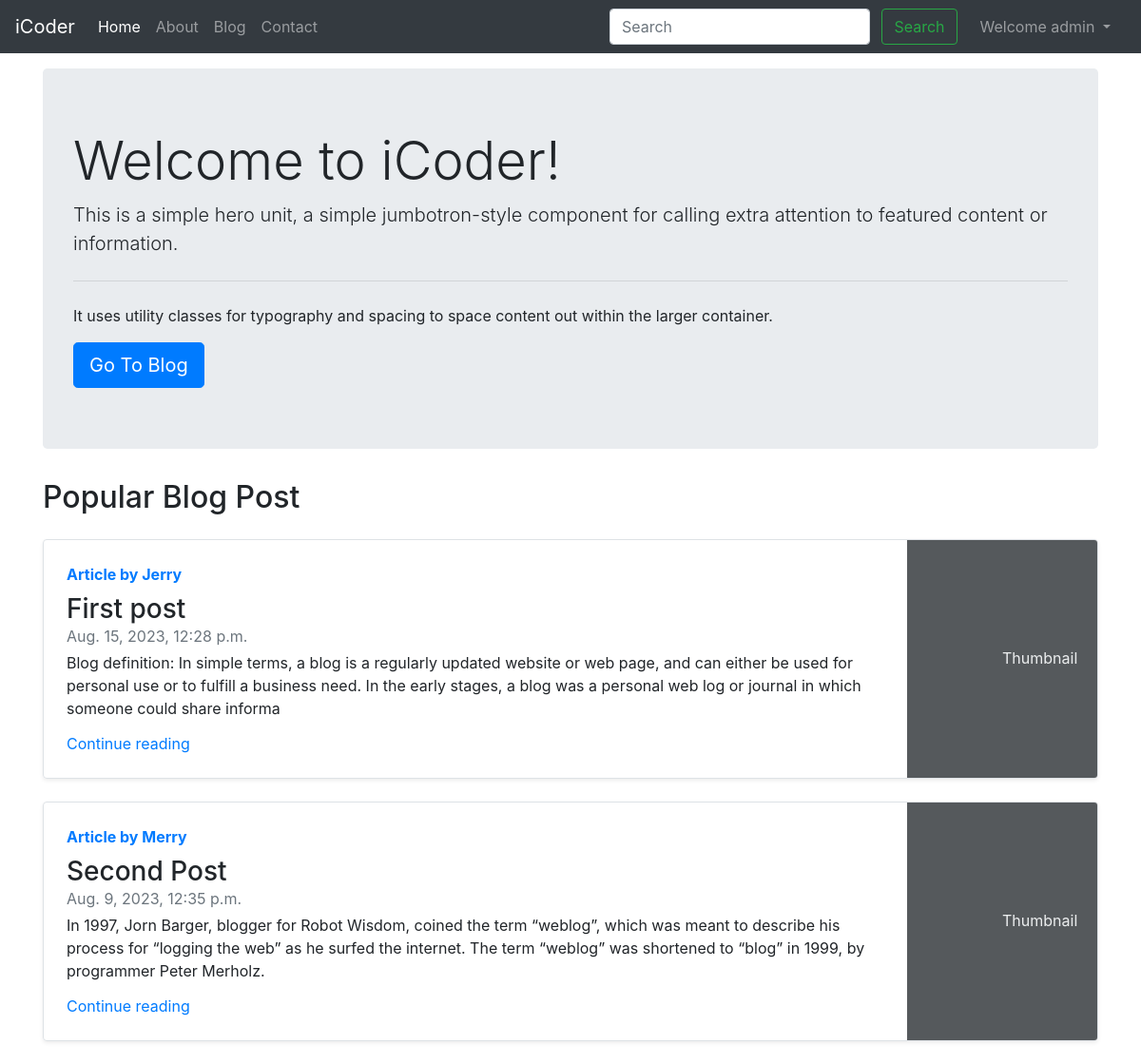
The app's page / (signed in) with its own data.
### blog/models.py (models this page shows)
class Post(models.Model):
    sno = models.AutoField(primary_key=True)
    title = models.CharField(max_length=255)
    content = models.TextField(max_length=255)
    author = models.CharField(max_length=25)
    slug = models.CharField(max_length=130)
    views = models.IntegerField(default=0)
    timeStamp = models.DateTimeField(blank=True)
    def __str__(self):
        return self.title

### home/views.py (the view)
# urls.py: path('', views.home, name='home'),
def home(request):
    allPosts = Post.objects.all()
    print(allPosts)
    context = {'allPosts': allPosts}
    return render(request, 'home/home.html', context)

### templates/home/home.html (shortened to what this page needs)
{% extends 'base.html' %}
{% block homeactive %}active{% endblock homeactive %}
{% block body %}
<div class="container my-3">
    <div class="jumbotron">
        <h1 class="display-4">Welcome to iCoder!</h1>
        <p class="lead">This is a simple hero unit, a simple jumbotron-style component for calling extra attention to featured content or information.</p>
        <hr class="my-4">
        <p>It uses utility classes for typography and spacing to space content out within the larger container.</p>
        <a class="btn btn-primary btn-lg" href="/blog" role="button">Go To Blog</a>
  </div>
</div>
<div class="container">
    <h2>Popular Blog Post</h2>
    {% for post in allPosts %}
      <div class="row no-gutters border rounded overflow-hidden flex-md-row my-4 shadow-sm h-md-250 position-relative">
          <div class="col p-4 d-flex flex-column position-static">
            <strong class="d-inline-block mb-2 text-primary">Article by {{ post.author }}</strong>
            <h3 class="mb-0">{{ post.title }}</h3>
            <div class="mb-1 text-muted">{{ post.timeStamp }}</div>
            <p class="card-text mb-auto">{{ post.content }}</p>
            <a href="#" class="stretched-link">Continue reading</a>
          </div>
          <div class="col-auto d-none d-lg-block">
            <svg class="bd-placeholder-img" width="200" height="250" xmlns="http://www.w3.org/2000/svg" preserveAspectRatio="xMidYMid slice" focusable="false" role="img" aria-label="Placeholder: Thumbnail"><title>Placeholder</title><rect width="100%" height="100%" fill="#55595c"></rect><text x="50%" y="50%" fill="#eceeef" dy=".3em">Thumbnail</text></svg>
          </div>
      </div>
    {% endfor %}
</div>
{% endblock body %}

### templates/base.html (shortened to what this page needs)
<!doctype html>
<html lang="en">
  <head>
    <link rel="stylesheet" href="https://cdn.jsdelivr.net/npm/bootstrap@4.4.1/dist/css/bootstrap.min.css">
  </head>
  <body>
    <nav class="navbar navbar-expand-lg navbar-dark bg-dark">
        <a class="navbar-brand" href="/">iCoder</a>
        <div class="collapse navbar-collapse" id="navbarSupportedContent">
          <ul class="navbar-nav mr-auto">
            <li class="nav-item {% block homeactive %}{% endblock homeactive %}">
              <a class="nav-link" href="/">Home <span class="sr-only">(current)</span></a>
            </li>
            <li class="nav-item {% block aboutactive %}{% endblock aboutactive %}">
              <a class="nav-link" href="/about">About</a>
            </li>
            <li class="nav-item {% block blogactive %}{% endblock blogactive %}">
              <a class="nav-link" href="/blog">Blog</a>
            </li>
            <li class="nav-item {% block contactactive %}{% endblock contactactive %}">
              <a class="nav-link" href="/contact">Contact</a>
            </li>
          </ul>
          <div class="ml-auto form-inline ">
            <form method="get" action="/search" class="my-2 my-lg-0 mx-3">
              <input class="form-control mr-sm-2" type="search" placeholder="Search" aria-label="Search"  name="query"  id="query">
              <button class="btn btn-outline-success my-2 my-sm-0" type="submit">Search</button>
            </form>
            {% if user.is_authenticated %}
            <ul class="navbar-nav mr-2">
              <li class="nav-item dropdown">
                <a class="nav-link dropdown-toggle" href="#" id="navbarDropdown" role="button" data-toggle="dropdown" aria-haspopup="true" aria-expanded="false">
                  Welcome {{ request.user }}
                </a>
              </li>
            </ul>
          {% endif %}
        </div>
        </div>
      </nav>
      {% block body %}{% endblock body %}
  </body>
</html>

### records on screen
Post: author "Jerry", title "First post", timeStamp "Aug. 15, 2023, 12:28 p.m.", content "Blog definition: In simple terms, a blog is a regularly updated website or web page, and can either be used for personal use or to fulfill a business need. In the early stages, a blog was a personal web log or journal in which someone could share informa"
Post: author "Merry", title "Second Post", timeStamp "Aug. 9, 2023, 12:35 p.m.", content "In 1997, Jorn Barger, blogger for Robot Wisdom, coined the term “weblog”, which was meant to describe his process for “logging the web” as he surfed the internet. The term “weblog” was shortened to “blog” in 1999, by programmer Peter Merholz."

### other values on screen
{{ request.user }} "admin"
